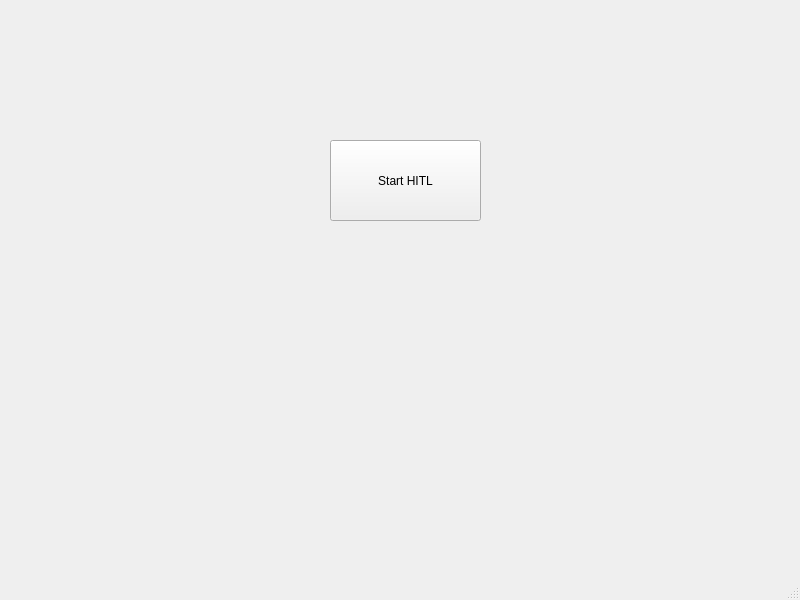
<?xml version="1.0" encoding="UTF-8"?>
<ui version="4.0">
 <class>MainWindow</class>
 <widget class="QMainWindow" name="MainWindow">
  <property name="geometry">
   <rect>
    <x>0</x>
    <y>0</y>
    <width>800</width>
    <height>600</height>
   </rect>
  </property>
  <property name="windowTitle">
   <string>MainWindow</string>
  </property>
  <widget class="QWidget" name="centralwidget">
   <widget class="QPushButton" name="startHitlPushButton">
    <property name="geometry">
     <rect>
      <x>330</x>
      <y>140</y>
      <width>151</width>
      <height>81</height>
     </rect>
    </property>
    <property name="text">
     <string>Start HITL</string>
    </property>
   </widget>
  </widget>
  <widget class="QMenuBar" name="menubar">
   <property name="geometry">
    <rect>
     <x>0</x>
     <y>0</y>
     <width>800</width>
     <height>21</height>
    </rect>
   </property>
  </widget>
  <widget class="QStatusBar" name="statusbar"/>
 </widget>
 <resources/>
 <connections/>
</ui>
